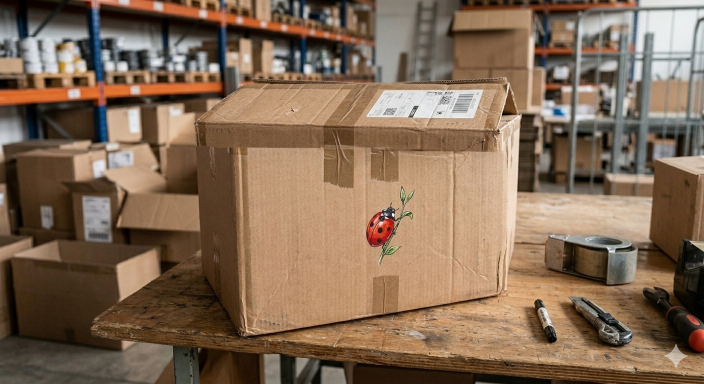
#> input picture img/scatola_con_coccinella_prospettiva.png, 1408 x 768 px (shown at 1/2 size)
$ jupyter execute --allow-errors object_detection_openCV.ipynb
#> lines starting #> are read from the running program, lines starting #| are printed output that depends on the picture
#> further down, img_box is the input picture: shape (768, 1408, 3); mean B, G, R 84.6, 105.9, 130.5
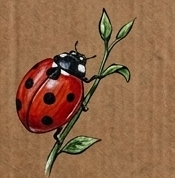
#> input picture img/coccinella.png, 175 x 178 px
#> further down, img_target is the input picture: shape (178, 175, 3); mean B, G, R 70.3, 100.8, 142.4
[cell 1]
import cv2
import numpy as np
import matplotlib.pyplot as plt

def rileva_oggetto(img_scena, img_template, soglia_match=12, resize_factor=2):
    """
    Rileva un template in un'immagine usando ORB, resize del template e Ratio Test.

    Parametri:
    - img_scena: l'immagine grande dove cercare.
    - img_template: il piccolo disegno da trovare.
    - soglia_match: numero minimo di match validi per confermare la presenza.
    - resize_factor: fattore di ingrandimento del template.

    Ritorna:
    - trovato (bool): True se l'oggetto è rilevato.
    - n_matches (int): Numero di match validi trovati.
    - visual_img (np.array): Immagine con i match disegnati.
    """
#> called with soglia_match = 12, resize_factor = 2

    # Resize del template per migliorare il rilevamento su oggetti piccoli
    template_resized = cv2.resize(
        img_template, None,
        fx=resize_factor, fy=resize_factor,
        interpolation=cv2.INTER_CUBIC
    )
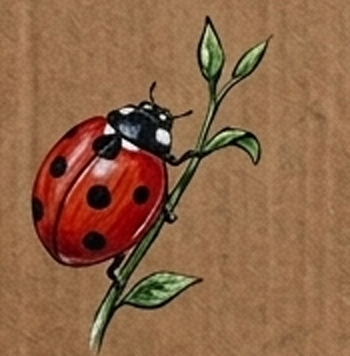
#> template_resized: shape (356, 350, 3); mean B, G, R 70.4, 100.8, 142.4

    # Inizializzazione ORB ottimizzata
    orb = cv2.ORB_create(
        nfeatures=6000,     # Più feature per catturare piccoli dettagli
        scaleFactor=1.2,    # Piramide di scala più densa
        nlevels=18,
        edgeThreshold=15
    )

    # Trova keypoints e descrittori
    kp1, des1 = orb.detectAndCompute(template_resized, None)
#> kp1 = 2297 keypoints; strongest (x, y, size): (110, 131, 64.3), (163, 118, 37.2), (123, 140, 31), (124, 143, 64.3)
    kp2, des2 = orb.detectAndCompute(img_scena, None)
#> kp2 = 5860 keypoints; strongest (x, y, size): (785, 428, 37.2), (786, 431, 31), (765, 430, 31), (785, 427, 31)

    # Se non trova descrittori in una delle due immagini, esce subito
    if des1 is None or des2 is None:
        return False, 0, img_scena

    # Matching con Brute-Force e Ratio Test di Lowe
    bf = cv2.BFMatcher(cv2.NORM_HAMMING)
    matches = bf.knnMatch(des1, des2, k=2)
#> matches = 2297 matches

    good_matches = []
    for m, n in matches:
        if m.distance < 0.75 * n.distance:
            good_matches.append(m)
#> after the loop, good_matches = 141 matches

    # Risultato e Immagine di output
    trovato = len(good_matches) >= soglia_match
#> trovato = True

    visual_img = cv2.drawMatches(
        template_resized, kp1,
        img_scena, kp2,
        good_matches[:40], # Mostra i migliori 40 per chiarezza
        None,
        flags=cv2.DrawMatchesFlags_NOT_DRAW_SINGLE_POINTS
    )
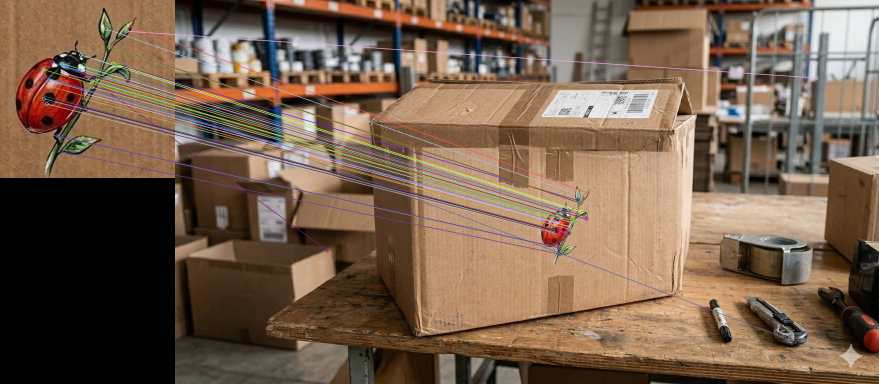
#> visual_img: shape (768, 1758, 3) (shown at 1/2 size); mean B, G, R 76.3, 95.1, 117.9

    return trovato, len(good_matches), visual_img

[cell 2]
# --- ESEMPIO DI UTILIZZO ---

img_box = cv2.imread("img/scatola_con_coccinella_prospettiva.png")
img_target = cv2.imread("img/coccinella.png")

# Richiamo la funzione
esito, conteggio, img_risultato = rileva_oggetto(img_box, img_target)
#> esito = True; conteggio = 141

# --- CORREZIONE COLORE ---
# Convertiamo il risultato da BGR a RGB per Matplotlib
img_corretta = cv2.cvtColor(img_risultato, cv2.COLOR_BGR2RGB)
print(f"Oggetto trovato: {esito} ({conteggio} match)")
#| Oggetto trovato: True (141 match)

plt.figure(figsize=(15, 8))
plt.title(f"Risultato: {'PRESENTE' if esito else 'ASSENTE'} - Match: {conteggio}")
plt.imshow(img_corretta)
plt.axis("off")
plt.show()

[cell 3]
import cv2
import numpy as np
import matplotlib.pyplot as plt

def rileva_oggetto_rotazione(img_scena, img_template, soglia_match=12, resize_factor=2):
    # Resize iniziale del template
    template_base = cv2.resize(
        img_template, None,
        fx=resize_factor, fy=resize_factor,
        interpolation=cv2.INTER_CUBIC
    )

    orb = cv2.ORB_create(nfeatures=6000, scaleFactor=1.2, nlevels=12, edgeThreshold=15)
    kp2, des2 = orb.detectAndCompute(img_scena, None)

    if des2 is None: return False, 0, img_scena

    best_matches = []
    best_kp1 = None
    best_template = None

    # --- CICLO DI ROTAZIONE OGNI 5 GRADI ---
    h, w = template_base.shape[:2]
    centro = (w // 2, h // 2)

    for angolo in range(0, 360, 5):
        # Ruota il template
        matrice = cv2.getRotationMatrix2D(centro, angolo, 1.0)
        template_ruotato = cv2.warpAffine(template_base, matrice, (w, h))

        # Trova feature sul template ruotato
        kp1, des1 = orb.detectAndCompute(template_ruotato, None)
        if des1 is None: continue

        # Matching
        bf = cv2.BFMatcher(cv2.NORM_HAMMING)
        matches = bf.knnMatch(des1, des2, k=2)

        current_good = [m for m, n in matches if m.distance < 0.75 * n.distance]

        # Se questa rotazione è la migliore trovata finora, salvala
        if len(current_good) > len(best_matches):
            best_matches = current_good
            best_kp1 = kp1
            best_template = template_ruotato

    # --- FINE CICLO ---

    if best_template is None:
        return False, 0, img_scena

    trovato = len(best_matches) >= soglia_match

    visual_img = cv2.drawMatches(
        best_template, best_kp1,
        img_scena, kp2,
        best_matches[:40],
        None,
        flags=cv2.DrawMatchesFlags_NOT_DRAW_SINGLE_POINTS
    )

    return trovato, len(best_matches), visual_img

[cell 4]
# --- ESEMPIO DI UTILIZZO ---

img_box = cv2.imread("img/scatola_con_altro_disegno.png")
img_target = cv2.imread("img/coccinella.png")

# Richiamo la funzione
esito, conteggio, img_risultato = rileva_oggetto_rotazione(img_box, img_target)
#> esito = False; conteggio = 0

# --- CORREZIONE COLORE ---
# Convertiamo il risultato da BGR a RGB per Matplotlib
#> (the rest of this cell did not finish here and is left out)
